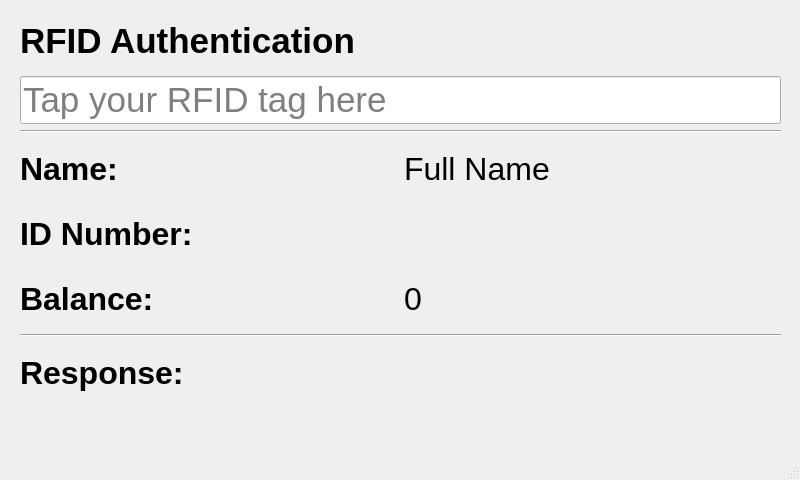
<?xml version="1.0" encoding="UTF-8"?>
<ui version="4.0">
 <class>MainWindow</class>
 <widget class="QMainWindow" name="MainWindow">
  <property name="geometry">
   <rect>
    <x>0</x>
    <y>0</y>
    <width>800</width>
    <height>480</height>
   </rect>
  </property>
  <property name="minimumSize">
   <size>
    <width>800</width>
    <height>480</height>
   </size>
  </property>
  <property name="maximumSize">
   <size>
    <width>800</width>
    <height>480</height>
   </size>
  </property>
  <property name="windowTitle">
   <string>MainWindow</string>
  </property>
  <widget class="QWidget" name="centralwidget">
   <widget class="QWidget" name="">
    <property name="geometry">
     <rect>
      <x>20</x>
      <y>11</y>
      <width>761</width>
      <height>391</height>
     </rect>
    </property>
    <layout class="QVBoxLayout" name="verticalLayout">
     <item>
      <widget class="QLabel" name="label">
       <property name="font">
        <font>
         <pointsize>26</pointsize>
         <weight>75</weight>
         <bold>true</bold>
        </font>
       </property>
       <property name="text">
        <string>RFID Authentication</string>
       </property>
      </widget>
     </item>
     <item>
      <widget class="QLineEdit" name="lineEdit">
       <property name="font">
        <font>
         <pointsize>26</pointsize>
        </font>
       </property>
       <property name="placeholderText">
        <string>Tap your RFID tag here</string>
       </property>
      </widget>
     </item>
     <item>
      <widget class="Line" name="line">
       <property name="orientation">
        <enum>Qt::Horizontal</enum>
       </property>
      </widget>
     </item>
     <item>
      <layout class="QHBoxLayout" name="horizontalLayout">
       <item>
        <widget class="QLabel" name="label_2">
         <property name="font">
          <font>
           <pointsize>24</pointsize>
           <weight>75</weight>
           <bold>true</bold>
          </font>
         </property>
         <property name="text">
          <string>Name: </string>
         </property>
        </widget>
       </item>
       <item>
        <widget class="QLabel" name="label_5">
         <property name="font">
          <font>
           <pointsize>24</pointsize>
          </font>
         </property>
         <property name="text">
          <string>Full Name</string>
         </property>
        </widget>
       </item>
      </layout>
     </item>
     <item>
      <layout class="QHBoxLayout" name="horizontalLayout_2">
       <item>
        <widget class="QLabel" name="label_3">
         <property name="font">
          <font>
           <pointsize>24</pointsize>
           <weight>75</weight>
           <bold>true</bold>
          </font>
         </property>
         <property name="text">
          <string>ID Number:</string>
         </property>
        </widget>
       </item>
       <item>
        <widget class="QLabel" name="label_6">
         <property name="font">
          <font>
           <pointsize>24</pointsize>
          </font>
         </property>
         <property name="text">
          <string/>
         </property>
        </widget>
       </item>
      </layout>
     </item>
     <item>
      <layout class="QHBoxLayout" name="horizontalLayout_3">
       <item>
        <widget class="QLabel" name="label_7">
         <property name="font">
          <font>
           <pointsize>24</pointsize>
           <weight>75</weight>
           <bold>true</bold>
          </font>
         </property>
         <property name="text">
          <string>Balance: </string>
         </property>
        </widget>
       </item>
       <item>
        <widget class="QLabel" name="label_8">
         <property name="font">
          <font>
           <pointsize>24</pointsize>
          </font>
         </property>
         <property name="layoutDirection">
          <enum>Qt::RightToLeft</enum>
         </property>
         <property name="text">
          <string>0</string>
         </property>
        </widget>
       </item>
      </layout>
     </item>
     <item>
      <widget class="Line" name="line_2">
       <property name="orientation">
        <enum>Qt::Horizontal</enum>
       </property>
      </widget>
     </item>
     <item>
      <layout class="QHBoxLayout" name="horizontalLayout_4">
       <item>
        <widget class="QLabel" name="label_4">
         <property name="font">
          <font>
           <pointsize>24</pointsize>
           <weight>75</weight>
           <bold>true</bold>
          </font>
         </property>
         <property name="text">
          <string>Response: </string>
         </property>
        </widget>
       </item>
       <item>
        <widget class="QLabel" name="label_9">
         <property name="font">
          <font>
           <pointsize>24</pointsize>
          </font>
         </property>
         <property name="text">
          <string/>
         </property>
        </widget>
       </item>
      </layout>
     </item>
    </layout>
   </widget>
  </widget>
  <widget class="QStatusBar" name="statusbar"/>
 </widget>
 <resources/>
 <connections/>
</ui>
